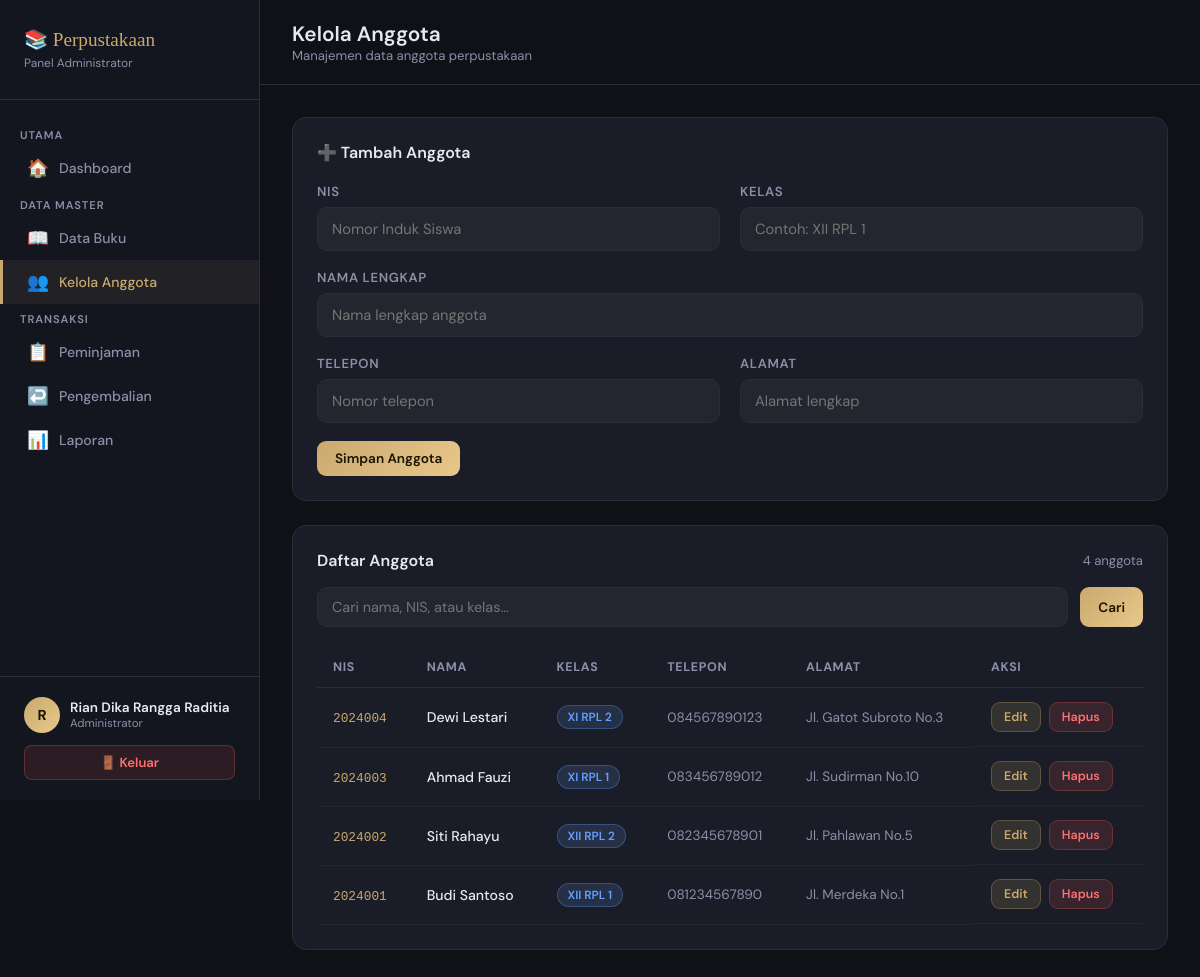
The app's page /Rangga_aplikasi_peminjaman_buku/admin/anggota.php (signed in) with its own data.
### tables this page shows
CREATE TABLE `anggota` (
  `id` int(11) NOT NULL,
  `nis` varchar(20) NOT NULL,
  `nama` varchar(100) NOT NULL,
  `kelas` varchar(20) DEFAULT NULL,
  `alamat` text DEFAULT NULL,
  `telepon` varchar(15) DEFAULT NULL,
  `user_id` int(11) DEFAULT NULL,
  `created_at` timestamp NOT NULL DEFAULT current_timestamp()
);

### Rangga_aplikasi_peminjaman_buku/admin/anggota.php (the view, shortened to what this page needs)
<?php
include "../koneksi.php";
include "../includes/navbar_admin.php";
$edit_data = null;
$search = isset($_GET['q']) ? mysqli_real_escape_string($conn, $_GET['q']) : '';
$where  = $search ? "WHERE nama LIKE '%$search%' OR nis LIKE '%$search%' OR kelas LIKE '%$search%'" : '';
$query  = mysqli_query($conn, "SELECT * FROM anggota $where ORDER BY id DESC");
?>
<div class="topbar">
    <div>
        <h1>Kelola Anggota</h1>
        <div class="breadcrumb">Manajemen data anggota perpustakaan</div>
    </div>
</div>
<div class="content">
<div class="card">
    <h3 style="font-size:1rem;font-weight:600;margin-bottom:20px;"><?= $edit_data ? '✏️ Edit Anggota' : '➕ Tambah Anggota' ?></h3>
    <form method="POST">
        <div class="form-row">
            <div class="form-group">
                <label>NIS</label>
                <input type="text" name="nis" value="<?= htmlspecialchars($edit_data['nis'] ?? '') ?>" placeholder="Nomor Induk Siswa" required>
            </div>
            <div class="form-group">
                <label>Kelas</label>
                <input type="text" name="kelas" value="<?= htmlspecialchars($edit_data['kelas'] ?? '') ?>" placeholder="Contoh: XII RPL 1" required>
            </div>
        </div>
        <div class="form-group">
            <label>Nama Lengkap</label>
            <input type="text" name="nama" value="<?= htmlspecialchars($edit_data['nama'] ?? '') ?>" placeholder="Nama lengkap anggota" required>
        </div>
        <div class="form-row">
            <div class="form-group">
                <label>Telepon</label>
                <input type="text" name="telepon" value="<?= htmlspecialchars($edit_data['telepon'] ?? '') ?>" placeholder="Nomor telepon">
            </div>
            <div class="form-group">
                <label>Alamat</label>
                <input type="text" name="alamat" value="<?= htmlspecialchars($edit_data['alamat'] ?? '') ?>" placeholder="Alamat lengkap">
            </div>
        </div>
        <div style="display:flex;gap:12px;">
            <button type="submit" name="simpan" class="btn btn-primary"><?= $edit_data ? 'Update Anggota' : 'Simpan Anggota' ?></button>
        </div>
    </form>
</div>
<div class="card">
    <div style="display:flex;justify-content:space-between;align-items:center;margin-bottom:16px;">
        <h3 style="font-size:1rem;font-weight:600;">Daftar Anggota</h3>
        <span style="font-size:.82rem;color:var(--muted);"><?= mysqli_num_rows($query) ?> anggota</span>
    </div>
    <form method="GET" class="search-box">
        <input type="text" name="q" value="<?= htmlspecialchars($search) ?>" placeholder="Cari nama, NIS, atau kelas...">
        <button type="submit" class="btn btn-primary">Cari</button>
    </form>
    <table>
        <thead>
            <tr><th>NIS</th><th>Nama</th><th>Kelas</th><th>Telepon</th><th>Alamat</th><th>Aksi</th></tr>
        </thead>
        <tbody>
            <?php while($row = mysqli_fetch_assoc($query)): ?>
            <tr>
                <td><code style="color:var(--gold);font-size:.8rem;"><?= $row['nis'] ?></code></td>
                <td style="font-weight:500;"><?= htmlspecialchars($row['nama']) ?></td>
                <td><span class="badge badge-blue"><?= htmlspecialchars($row['kelas']) ?></span></td>
                <td style="color:var(--muted);font-size:.85rem;"><?= $row['telepon'] ?: '-' ?></td>
                <td style="color:var(--muted);font-size:.85rem;"><?= htmlspecialchars($row['alamat'] ?: '-') ?></td>
                <td style="display:flex;gap:8px;">
                    <a href="anggota.php?edit=<?= $row['id'] ?>" class="btn btn-sm" style="background:rgba(201,169,110,.15);border:1px solid rgba(201,169,110,.3);color:var(--gold);">Edit</a>
                    <a href="anggota.php?hapus=<?= $row['id'] ?>" class="btn btn-sm btn-danger" onclick="return confirm('Yakin hapus anggota ini?')">Hapus</a>
                </td>
            </tr>
            <?php endwhile; ?>
        </tbody>
    </table>
</div>
</div>
</div></body></html>

### Rangga_aplikasi_peminjaman_buku/includes/navbar_admin.php (style rules this page uses)
:root { --bg:#0f1117;--sidebar:#13161f;--card:#1a1d27;--border:#2a2d3a;--gold:#c9a96e;--gold-light:#e8c88a;--text:#e8e8f0;--muted:#8b8fa8;--danger:#e05555;--success:#4dbd74; }
* { margin:0;padding:0;box-sizing:border-box; }
body { font-family:'DM Sans',sans-serif;background:var(--bg);color:var(--text);display:flex;min-height:100vh; }
.topbar { padding:20px 32px;border-bottom:1px solid var(--border);background:var(--bg);display:flex;align-items:center;justify-content:space-between; }
.topbar h1 { font-size:1.3rem;font-weight:600; }
.topbar .breadcrumb { font-size:.82rem;color:var(--muted); }
.content { padding:32px;flex:1; }
.card { background:var(--card);border:1px solid var(--border);border-radius:14px;padding:24px;margin-bottom:24px; }
table { width:100%;border-collapse:collapse; }
thead th { text-align:left;padding:12px 16px;font-size:.78rem;color:var(--muted);text-transform:uppercase;letter-spacing:.05em;border-bottom:1px solid var(--border); }
tbody td { padding:14px 16px;font-size:.88rem;border-bottom:1px solid rgba(255,255,255,.04); }
.badge { display:inline-block;padding:3px 10px;border-radius:20px;font-size:.74rem;font-weight:600; }
.badge-blue { background:rgba(100,160,255,.15);color:#64a0ff;border:1px solid rgba(100,160,255,.3); }
.btn { display:inline-block;padding:9px 18px;border-radius:9px;font-size:.85rem;font-weight:600;text-decoration:none;border:none;cursor:pointer;font-family:'DM Sans',sans-serif;transition:all .2s; }
.btn-primary { background:linear-gradient(135deg,var(--gold),var(--gold-light));color:#1a1400; }
.btn-danger { background:rgba(224,85,85,.15);border:1px solid rgba(224,85,85,.3);color:#ff7070; }
.btn-sm { padding:6px 12px;font-size:.78rem; }
.form-group { margin-bottom:18px; }
.form-group label { display:block;font-size:.82rem;font-weight:600;color:var(--muted);margin-bottom:7px;text-transform:uppercase;letter-spacing:.05em; }
.form-group input,.form-group select,.form-group textarea { width:100%;background:rgba(255,255,255,.04);border:1px solid var(--border);border-radius:10px;padding:11px 14px;color:var(--text);font-size:.92rem;font-family:'DM Sans',sans-serif;transition:all .2s;outline:none; }
.form-row { display:grid;grid-template-columns:1fr 1fr;gap:20px; }
.search-box { display:flex;gap:12px;margin-bottom:20px; }
.search-box input { flex:1;background:rgba(255,255,255,.04);border:1px solid var(--border);border-radius:10px;padding:10px 14px;color:var(--text);font-size:.9rem;font-family:'DM Sans',sans-serif;outline:none; }

### records on screen
anggota: nis "2024004", nama "Dewi Lestari", kelas "XI RPL 2", telepon "084567890123", alamat "Jl. Gatot Subroto No.3"
anggota: nis "2024003", nama "Ahmad Fauzi", kelas "XI RPL 1", telepon "083456789012", alamat "Jl. Sudirman No.10"
anggota: nis "2024002", nama "Siti Rahayu", kelas "XII RPL 2", telepon "082345678901", alamat "Jl. Pahlawan No.5"
anggota: nis "2024001", nama "Budi Santoso", kelas "XII RPL 1", telepon "081234567890", alamat "Jl. Merdeka No.1"

### other values on screen
substr($_SESSION['nama'], 0, 1) "R"
$_SESSION['nama'] "Rian Dika Rangga Raditia"
mysqli_num_rows($query) "4"
